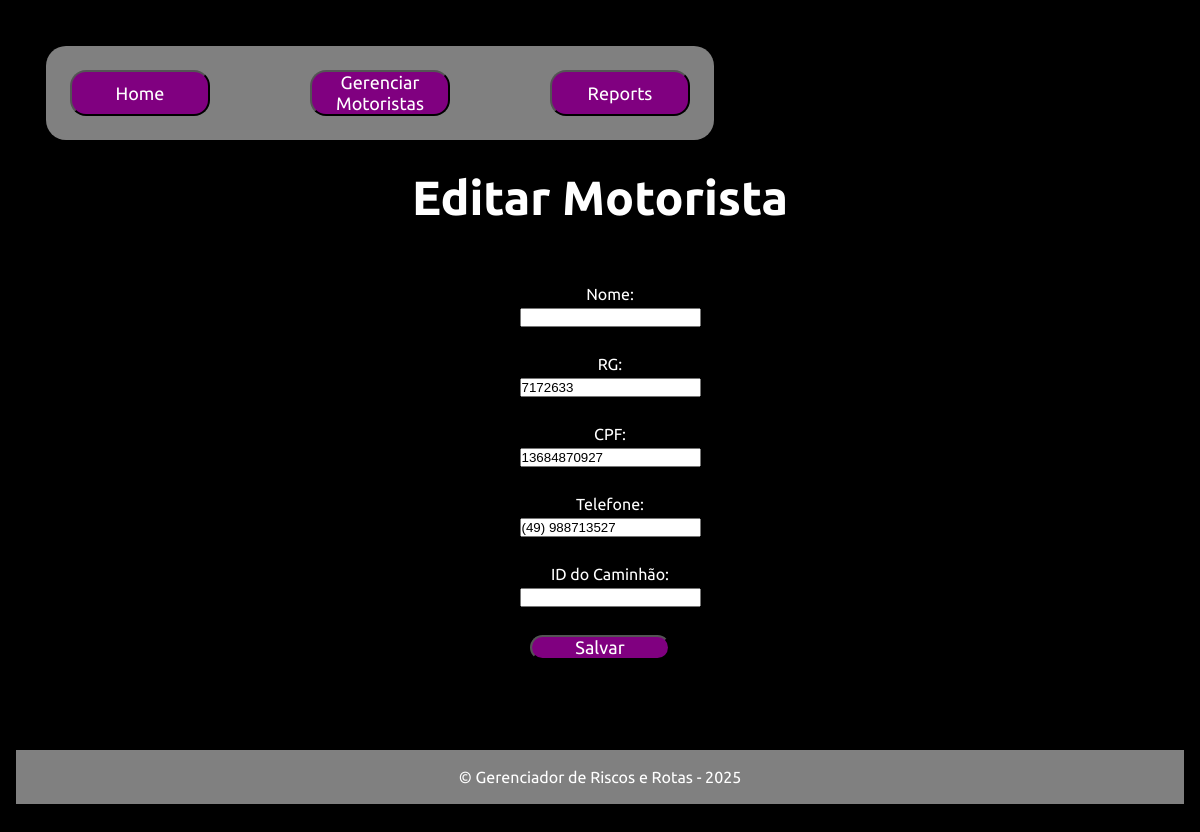
Before: /src/editar_motoristas.php?id=26 with the older database file.
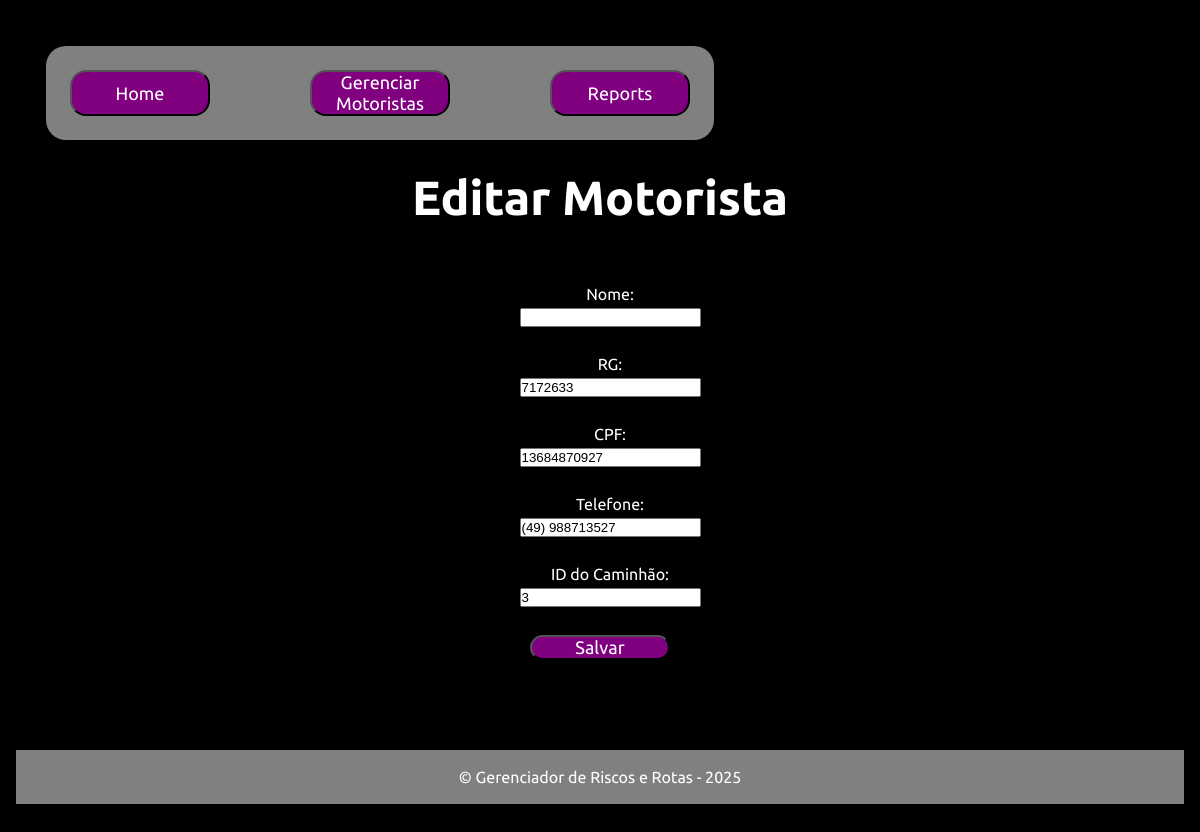
After: the same page with the newer database file.
### tables this page shows
CREATE TABLE drivers (
        id INTEGER PRIMARY KEY AUTOINCREMENT,
        nome CHAR(255) NOT NULL,
        rg CHAR(20) NOT NULL,
        cpf CHAR(11) NOT NULL,
        telefone CHAR(20) DEFAULT NULL,
        veiculo_id INTEGER,
        FOREIGN KEY(veiculo_id) REFERENCES veiculos(id)
    );

### src/editar_motoristas.php (the view, shortened to what this page needs)
<?php
$db = new PDO('sqlite:db/database.sqlite');
$db->setAttribute(PDO::ATTR_ERRMODE, PDO::ERRMODE_EXCEPTION);
if (isset($_GET['id'])) {
    $id = $_GET['id'];
    $stmt = $db->prepare("SELECT * FROM drivers WHERE id = ?");
    $stmt->execute([$id]);
    $drivers = $stmt->fetch(PDO::FETCH_ASSOC);
}
?>
<!DOCTYPE html>
<html lang="pt-br">
<head>
    <link rel="stylesheet" href="/css/style_editar.css">
</head>
<body>
<header>
        <nav class="navegacao">
            <ul>
                <li>
                    <button onclick="location.href='/index.php'" type="button">
                    Home</button>
                </li>
                <li>
                    <button onclick="location.href='drivers.php'" type="button">
                    Gerenciar Motoristas</button>
                </li>
                <li>
                    <button onclick="location.href='reports.php'" type="button">
                    Reports</button>
                </li>
            </ul>
        </nav>
    </header>
    <h1>Editar Motorista</h1>
    <form method="POST">
        <label for="nome">Nome:</label>
        <input type="text" name="nome" id="nome" value="<?= htmlspecialchars($drivers['no    me']) ?>" required>
        <br>
        <label for="rg">RG:</label>
        <input type="text" name="rg" id="rg" value="<?= htmlspecialchars($drivers['rg']) ?>" required>
        <br>
        <label for="cpf">CPF:</label>
        <input type="text" name="cpf" id="cpf" value="<?= htmlspecialchars($drivers['cpf']) ?>" required>
        <br>
        <label for="telefone">Telefone:</label>
        <input type="text" name="telefone" id="telefone" value="<?= htmlspecialchars($drivers['telefone']) ?>">
        <br>
        <label for="veiculo_id">ID do Caminhão:</label>
        <input type="number" name="veiculo_id" id="veiculo_id" value="<?= htmlspecialchars($drivers['veiculo_id']) ?>">
        <br>
        <button type="submit">Salvar</button>
    </form>
    <br>
    <br>
    <br>
    <br>
    <br>
    <footer class="footer">
        <p>&copy; Gerenciador de Riscos e Rotas - 2025</p>
    </footer>
</body>
</html>

Changed rows visible on the page:
changed drivers: veiculo_id (not shown) → "3"
